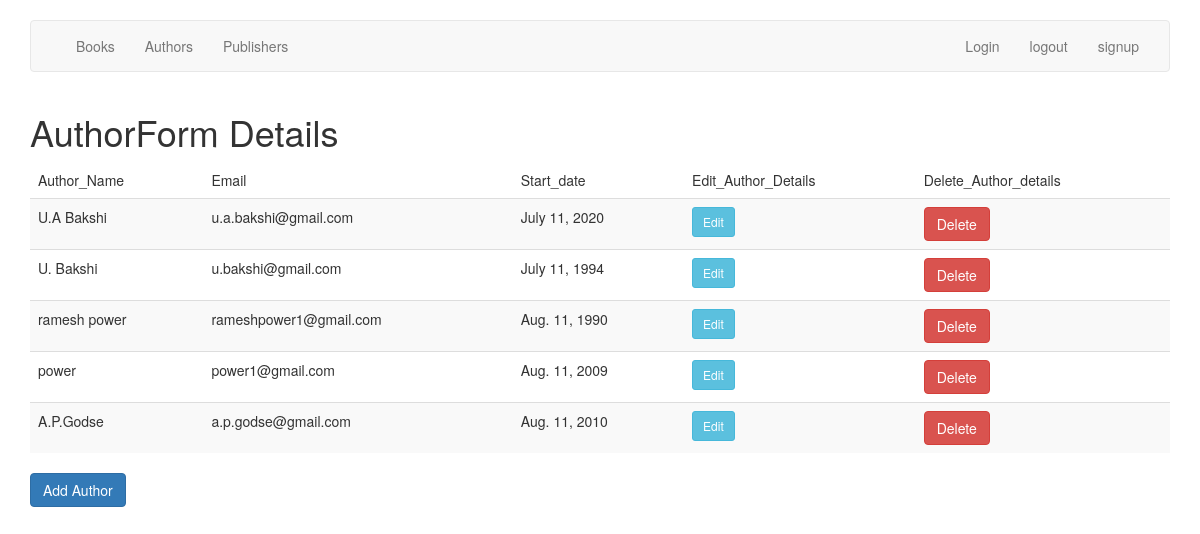
The page /employee/authors_list/ (signed in) on the database as committed earlier.
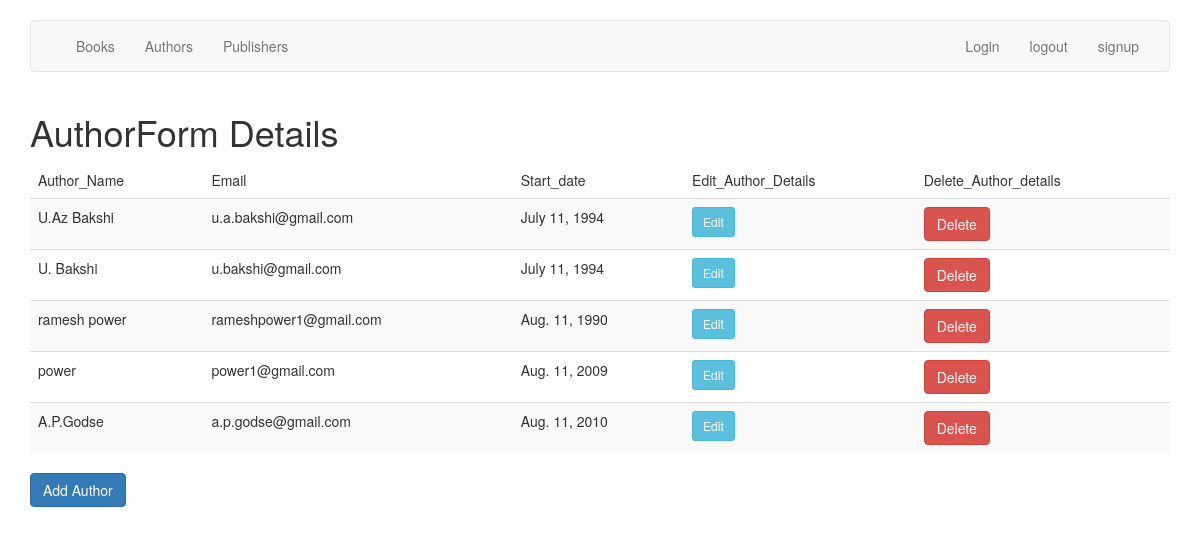
The same page on the database as committed later.
### employee/models.py (models this page shows, shortened)
class AuthorModel(models.Model):
    name = models.CharField(max_length=50, blank=False, null = False)
    email = models.EmailField(max_length=150, blank=True, null = True)
    st_date = models.DateField()

### employee/views.py (the view)
# urls.py: path('authors_list/', views.listAuthors, name = 'authors_list'),
@login_required
def listAuthors(request):
    data = AuthorModel.objects.all()
    return render(request, 'author_details.html', {'Data': data})

### employee/Templates/author_details.html
{% extends "home.html" %}
{% block content %}
<div class="container" >
    <h1>AuthorForm Details</h1>
        <table class="table table-success table-striped">
            <thead>
                <tr>
                    <td>Author_Name</td>
                    <td>Email</td>
                    <td>Start_date</td>
                    <td>Edit_Author_Details</td>
                    <td>Delete_Author_details</td>
                </tr>
                <tbody>
                    {% for author in Data  %}
                    <tr>
                        <td><a href="{% url 'authors_list'  %}"></a>{{ author.name }}</td>
                        <td>{{ author.email }}</td>
                        <td>{{ author.st_date }}</td>
                        <td><a href="{% url 'edit_author' author.id %}" class="btn btn-sm btn-info">Edit</a>{{ author.Edit_Author_Details }}</td>
                        <td><a  href="{% url 'delete_author' author.id %}" class="btn btn-danger">Delete</a>{{ author.Delete_Author_Details }}</td>
                    </tr>
                    {% endfor %}
                </tbody>
            </thead>
        </table>
        <a href="{% url 'add-author' %}" class='btn btn-primary'>Add Author</a>
</div>
{% endblock %}

Rows that differ between the two databases and show on the page:
changed AuthorModel "u.a.bakshi@gmail.com": name "U.A Bakshi" → "U.Az Bakshi"; st_date "July 11, 2020" → "July 11, 1994"
